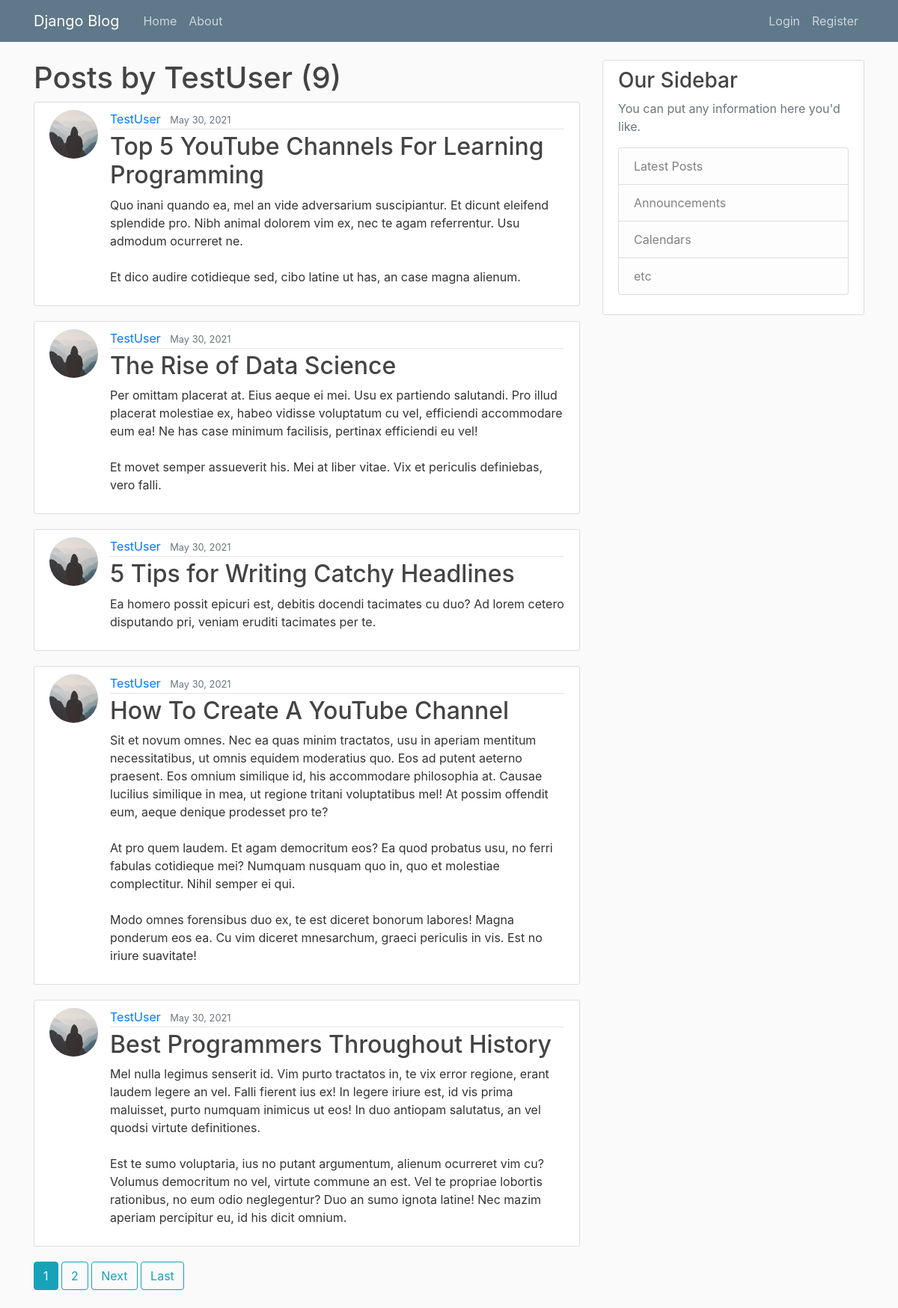
Page /user/TestUser on the committed database.
### blog/models.py (models this page shows, shortened)
class Post(models.Model):
    title = models.CharField(max_length=100)
    content = models.TextField()
    date_posted = models.DateTimeField(default=timezone.now)
    author = models.ForeignKey(User, on_delete=models.CASCADE)

### users/models.py (models this page shows, shortened)
class Profile(models.Model):
    user = models.OneToOneField(User, on_delete = models.CASCADE)
    image = models.ImageField(default='default.jpg', upload_to='profile_pics')

### blog/views.py (the view)
# urls.py: path('user/<str:username>', UserPostListView.as_view(), name='user-posts'),
class UserPostListView(ListView):
    model = Post
    template_name = 'blog/user_posts.html'
    context_object_name = 'posts'
    paginate_by = 5
    def get_queryset(self):
        user = get_object_or_404(User, username=self.kwargs.get('username'))
        return Post.objects.filter(author=user).order_by('-date_posted')

### blog/templates/blog/user_posts.html (shortened to what this page needs)
{% extends "blog/base.html" %}
{% block content %}
  <h1 class"mb-3">Posts by {{ view.kwargs.username }} ({{ page_obj.paginator.count }}) </h1>
  {% for post in posts %}
      <article class="media content-section">
        <img class="rounded-circle article-img" src="{{ post.author.profile.image.url }}">
        <div class="media-body">
          <div class="article-metadata">
            <a class="mr-2" href="{% url 'user-posts' post.author.username %}">{{ post.author }}</a>
            <small class="text-muted">{{ post.date_posted|date:"F d, Y" }}</small>
          </div>
          <h2><a class="article-title" href="{% url 'post-detail' post.id %}">{{ post.title }}</a></h2>
          <p class="article-content">{{ post.content }}</p>
        </div>
      </article>
  {% endfor %}
  {% if is_paginated %}
    {% for num in page_obj.paginator.page_range %}
      {% if page_obj.number == num %}
        <a class="btn btn-info mb-4" href="?page={{ num }}">{{ num }}</a>
      {% elif num > page_obj.number|add:'-3' and num < page_obj.number|add:'3' %}
        <a class="btn btn-outline-info mb-4" href="?page={{ num }}">{{ num }}</a>
      {% endif %}
    {% endfor %}
    {% if page_obj.has_next %}
      <a class="btn btn-outline-info mb-4" href="?page={{ page_obj.next_page_number }}">Next</a>
      <a class="btn btn-outline-info mb-4" href="?page={{ page_obj.paginator.num_pages }}">Last</a>
    {% endif %}
  {% endif %}
{% endblock content %}

### blog/templates/blog/base.html (shortened to what this page needs)
{% load static %}
<!DOCTYPE html>
<html>
<head>
    <link rel="stylesheet" href="https://maxcdn.bootstrapcdn.com/bootstrap/4.0.0/css/bootstrap.min.css">
    <link rel="stylesheet" type="text/css" href="{% static 'blog/main.css' %}">
</head>
<body>
    <header class="site-header">
      <nav class="navbar navbar-expand-md navbar-dark bg-steel fixed-top">
        <div class="container">
          <a class="navbar-brand mr-4" href="{% url 'blog-home' %}">Django Blog</a>
          <div class="collapse navbar-collapse" id="navbarToggle">
            <div class="navbar-nav mr-auto">
              <a class="nav-item nav-link" href="{% url 'blog-home' %}">Home</a>
              <a class="nav-item nav-link" href="{% url 'blog-about' %}">About</a>
            </div>
            <div class="navbar-nav">
              {% if user.is_authenticated %}
                <a class="nav-item nav-link" href="{% url 'post-create' %}">New Post</a>
                <a class="nav-item nav-link" href="{% url 'profile' %}">Profile</a>
                <a class="nav-item nav-link" href="{% url 'logout' %}">Logout</a>
              {% else %}
                <a class="nav-item nav-link" href="{% url 'login' %}">Login</a>
                <a class="nav-item nav-link" href="{% url 'register' %}">Register</a>
              {% endif %}
            </div>
          </div>
        </div>
      </nav>
    </header>
    <main role="main" class="container">
      <div class="row">
        <div class="col-md-8">
          {% block content %}{% endblock %}
        </div>
        <div class="col-md-4">
          <div class="content-section">
            <h3>Our Sidebar</h3>
            <p class='text-muted'>You can put any information here you'd like.
              <ul class="list-group">
                <li class="list-group-item list-group-item-light">Latest Posts</li>
                <li class="list-group-item list-group-item-light">Announcements</li>
                <li class="list-group-item list-group-item-light">Calendars</li>
                <li class="list-group-item list-group-item-light">etc</li>
              </ul>
            </p>
          </div>
        </div>
      </div>
    </main>
</body>
</html>

### blog/static/blog/main.css (style rules this page uses)
body { background: #fafafa; color: #333333; margin-top: 5rem; }
h1, h2, h3, h4, h5, h6 { color: #444444; }
ul { margin: 0; }
.bg-steel { background-color: #5f788a; }
.site-header .navbar-nav .nav-link { color: #cbd5db; }
.content-section { background: #ffffff; padding: 10px 20px; border: 1px solid #dddddd; border-radius: 3px; margin-bottom: 20px; }
.article-title { color: #444444; }
.article-content { white-space: pre-line; }
.article-img { height: 65px; width: 65px; margin-right: 16px; }
.article-metadata { padding-bottom: 1px; margin-bottom: 4px; border-bottom: 1px solid #e3e3e3 }

### rows in the picture
Post: author.profile.image (placeholder picture), author "TestUser", date_posted "May 30, 2021", title "Top 5 YouTube Channels For Learning Programming", content "Quo inani quando ea, mel an vide adversarium suscipiantur. Et dicunt eleifend splendide pro. Nibh animal dolorem vim ex, nec te agam referrentur. Usu admodum ocurreret ne. Et dico audire cotidieque sed, cibo latine ut has, an case magna alienum."
Post: author.profile.image (placeholder picture), author "TestUser", date_posted "May 30, 2021", title "The Rise of Data Science", content "Per omittam placerat at. Eius aeque ei mei. Usu ex partiendo salutandi. Pro illud placerat molestiae ex, habeo vidisse voluptatum cu vel, efficiendi accommodare eum ea! Ne has case minimum facilisis, pertinax efficiendi eu vel! Et movet semper assueverit his. Mei at liber vitae. Vix et periculis definiebas, vero falli."
Post: author.profile.image (placeholder picture), author "TestUser", date_posted "May 30, 2021", title "5 Tips for Writing Catchy Headlines", content "Ea homero possit epicuri est, debitis docendi tacimates cu duo? Ad lorem cetero disputando pri, veniam eruditi tacimates per te."
Post: author.profile.image (placeholder picture), author "TestUser", date_posted "May 30, 2021", title "How To Create A YouTube Channel", content "Sit et novum omnes. Nec ea quas minim tractatos, usu in aperiam mentitum necessitatibus, ut omnis equidem moderatius quo. Eos ad putent aeterno praesent. Eos omnium similique id, his accommodare philosophia at. Causae lucilius similique in mea, ut regione tritani voluptatibus mel! At possim offendit eum, aeque denique prodesset pro te? At pro quem laudem. Et agam democritum eos? Ea quod probatus usu, no ferri fabulas cotidieque mei? Numquam nusquam quo in, quo et molestiae complectitur. Nihil semper ei qui. Modo omnes forensibus duo ex, te est diceret bonorum labores! Magna ponderum eos ea. Cu vim diceret mnesarchum, graeci periculis in vis. Est no iriure suavitate!"
Post: author.profile.image (placeholder picture), author "TestUser", date_posted "May 30, 2021", title "Best Programmers Throughout History", content "Mel nulla legimus senserit id. Vim purto tractatos in, te vix error regione, erant laudem legere an vel. Falli fierent ius ex! In legere iriure est, id vis prima maluisset, purto numquam inimicus ut eos! In duo antiopam salutatus, an vel quodsi virtute definitiones. Est te sumo voluptaria, ius no putant argumentum, alienum ocurreret vim cu? Volumus democritum no vel, virtute commune an est. Vel te propriae lobortis rationibus, no eum odio neglegentur? Duo an sumo ignota latine! Nec mazim aperiam percipitur eu, id his dicit omnium."

### other values in the picture
{{ view.kwargs.username }} "TestUser"
{{ page_obj.paginator.count }} "9"
{{ num }} "1"
{{ num }} "2"
